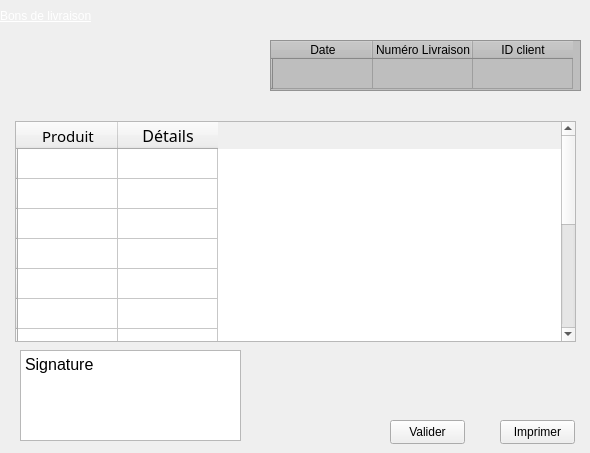
      <widget class="QWidget" name="bonliv">
       <attribute name="title">
        <string>Bons de livraison</string>
       </attribute>
       <widget class="QLabel" name="label_13">
        <property name="geometry">
         <rect>
          <x>0</x>
          <y>0</y>
          <width>241</width>
          <height>31</height>
         </rect>
        </property>
        <property name="styleSheet">
         <string notr="true">text-decoration: underline;
font: 900 18pt &quot;Segoe UI Black&quot;;
color: rgb(255, 255, 255);</string>
        </property>
        <property name="text">
         <string>Bons de livraison</string>
        </property>
       </widget>
       <widget class="QTableWidget" name="tableWidgetdevid_4">
        <property name="geometry">
         <rect>
          <x>270</x>
          <y>40</y>
          <width>311</width>
          <height>51</height>
         </rect>
        </property>
        <property name="styleSheet">
         <string notr="true">background-color: rgb(190, 190, 190);</string>
        </property>
        <row>
         <property name="text">
          <string/>
         </property>
        </row>
        <column>
         <property name="text">
          <string>Date</string>
         </property>
        </column>
        <column>
         <property name="text">
          <string>Numéro Livraison</string>
         </property>
        </column>
        <column>
         <property name="text">
          <string>ID client</string>
         </property>
        </column>
        <item row="0" column="0">
         <property name="text">
          <string/>
         </property>
        </item>
       </widget>
       <widget class="QTableWidget" name="tableWidget_5">
        <property name="geometry">
         <rect>
          <x>15</x>
          <y>121</y>
          <width>561</width>
          <height>221</height>
         </rect>
        </property>
        <row>
         <property name="text">
          <string/>
         </property>
        </row>
        <row>
         <property name="text">
          <string/>
         </property>
        </row>
        <row>
         <property name="text">
          <string/>
         </property>
        </row>
        <row>
         <property name="text">
          <string/>
         </property>
        </row>
        <row>
         <property name="text">
          <string/>
         </property>
        </row>
        <row>
         <property name="text">
          <string/>
         </property>
        </row>
        <row>
         <property name="text">
          <string/>
         </property>
        </row>
        <row>
         <property name="text">
          <string/>
         </property>
        </row>
        <row>
         <property name="text">
          <string/>
         </property>
        </row>
        <row>
         <property name="text">
          <string/>
         </property>
        </row>
        <row>
         <property name="text">
          <string/>
         </property>
        </row>
        <row>
         <property name="text">
          <string/>
         </property>
        </row>
        <row>
         <property name="text">
          <string/>
         </property>
        </row>
        <column>
         <property name="text">
          <string>Produit</string>
         </property>
         <property name="font">
          <font>
           <family>Segoe UI Black</family>
           <pointsize>11</pointsize>
          </font>
         </property>
        </column>
        <column>
         <property name="text">
          <string>Détails</string>
         </property>
         <property name="font">
          <font>
           <family>Segoe UI Black</family>
           <pointsize>12</pointsize>
          </font>
         </property>
        </column>
       </widget>
       <widget class="QFrame" name="frame_2">
        <property name="geometry">
         <rect>
          <x>20</x>
          <y>350</y>
          <width>221</width>
          <height>91</height>
         </rect>
        </property>
        <property name="frameShape">
         <enum>QFrame::StyledPanel</enum>
        </property>
        <property name="frameShadow">
         <enum>QFrame::Plain</enum>
        </property>
        <property name="lineWidth">
         <number>8</number>
        </property>
        <widget class="QTextEdit" name="textEdit">
         <property name="geometry">
          <rect>
           <x>0</x>
           <y>0</y>
           <width>221</width>
           <height>91</height>
          </rect>
         </property>
         <property name="html">
          <string>&lt;!DOCTYPE HTML PUBLIC &quot;-//W3C//DTD HTML 4.0//EN&quot; &quot;http://www.w3.org/TR/REC-html40/strict.dtd&quot;&gt;
&lt;html&gt;&lt;head&gt;&lt;meta name=&quot;qrichtext&quot; content=&quot;1&quot; /&gt;&lt;meta charset=&quot;utf-8&quot; /&gt;&lt;style type=&quot;text/css&quot;&gt;
p, li { white-space: pre-wrap; }
hr { height: 1px; border-width: 0; }
li.unchecked::marker { content: &quot;\2610&quot;; }
li.checked::marker { content: &quot;\2612&quot;; }
&lt;/style&gt;&lt;/head&gt;&lt;body style=&quot; font-family:'Segoe UI'; font-size:9pt; font-weight:400; font-style:normal;&quot;&gt;
&lt;p style=&quot; margin-top:0px; margin-bottom:0px; margin-left:0px; margin-right:0px; -qt-block-indent:0; text-indent:0px;&quot;&gt;&lt;span style=&quot; font-size:12pt;&quot;&gt;Signature&lt;/span&gt;&lt;/p&gt;&lt;/body&gt;&lt;/html&gt;</string>
         </property>
        </widget>
       </widget>
       <widget class="QPushButton" name="pushBonLib">
        <property name="geometry">
         <rect>
          <x>390</x>
          <y>420</y>
          <width>75</width>
          <height>24</height>
         </rect>
        </property>
        <property name="text">
         <string>Valider</string>
        </property>
       </widget>
       <widget class="QPushButton" name="pushButton_8">
        <property name="geometry">
         <rect>
          <x>500</x>
          <y>420</y>
          <width>75</width>
          <height>24</height>
         </rect>
        </property>
        <property name="text">
         <string>Imprimer</string>
        </property>
       </widget>
      </widget>
